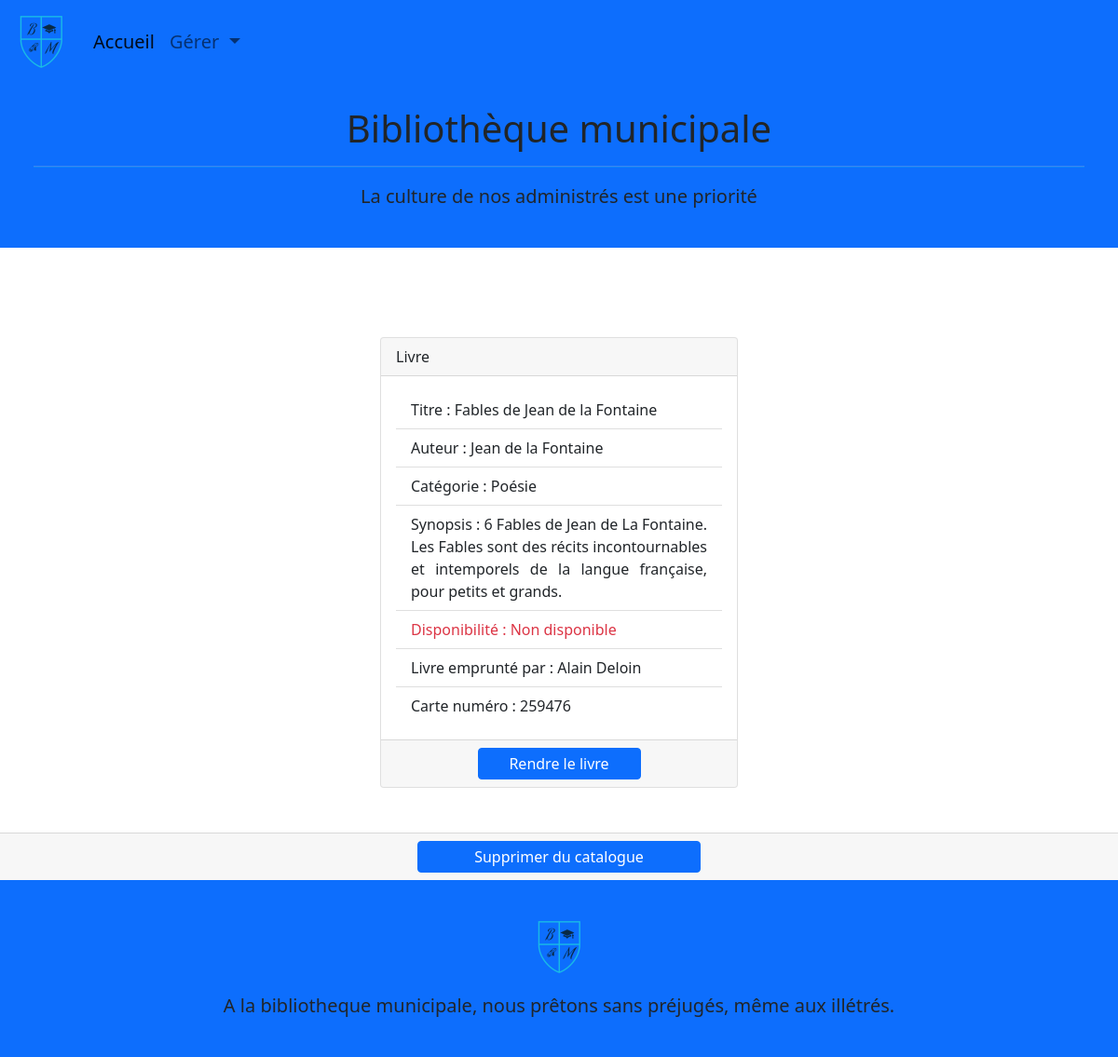
The page /singleBook.php?id=4 on the database its author committed.
### tables this page shows
CREATE TABLE Livre (
    id INT UNSIGNED NOT NULL AUTO_INCREMENT PRIMARY KEY,
    titre VARCHAR(100) NOT NULL,
    auteur VARCHAR(75) NOT NULL,
    categorie VARCHAR(50) NOT NULL,
    synopsis TEXT NOT NULL,
    statut BOOLEAN NOT NULL,
    lecteur_id INT UNSIGNED,
    CONSTRAINT fk_livre_lecteur
        FOREIGN KEY (lecteur_id)
        REFERENCES Lecteur(id)
);

CREATE TABLE Lecteur (
    id INT UNSIGNED NOT NULL AUTO_INCREMENT PRIMARY KEY,
    nom VARCHAR(50) NOT NULL,
    prenom VARCHAR(50) NOT NULL,
    carte_numero INT(6) NOT NULL
);

### singleBook.php (called while the page is built, shortened)
<?php
require "model/dataBase.php";
require "model/bookManager.php";
require "model/userManager.php";
$bookManager = new BookManager();
if(isset($_GET["id"]) && !empty($_GET["id"])) {
    $showBook = $bookManager->getBook($_GET["id"]);
    $userBook = $bookManager->getUserBook($_GET["id"]);
}
else {
    $error = "Vous n'avez pas correctement sélectionné le livre, essayez une nouvelle sélection.";
}
include "view/bookView.php";

### model/dataBase.php (called while the page is built, shortened)
<?php
abstract class DataBase {
    public static function bddConnect() {
        try {
            $db = new PDO("mysql:host=" . self::HOST .";dbname=" . self::NAME , self::LOGIN, self::PASSWORD);
            $db->setAttribute(PDO::ATTR_ERRMODE, PDO::ERRMODE_EXCEPTION);
            return $db;
        }
        catch(\Exception $error) {
            echo "Erreur de connexion à la base de donnée: " . $error->getMessage() . "<br/>";
            die();
        }
    }
}

### model/bookManager.php (called while the page is built, shortened)
<?php
require "model/entity/book.php";
class BookManager {
  private PDO $db;
  function __construct()
  {
    $this->db = DataBase::bddConnect();
  }
  public function getBook($id) {
    $query = $this->db->prepare("SELECT * FROM Livre WHERE id=:id");
    $query->execute([
      "id" => $id
  ]);
    $book = $query->fetch(PDO::FETCH_ASSOC);
    if ($book) {
      $book = new Book($book);
    }
    return $book;
  }
  public function getUserBook($id) {
    $query = $this->db->prepare(
      "SELECT Livre.*, Lecteur.*
      -- SELECT Livre.*, Lecteur.nom, Lecteur.prenom, CONVERT(Lecteur.carte_numero, int)
      FROM Livre
      LEFT JOIN Lecteur
      ON Livre.lecteur_id = Lecteur.id
      WHERE Livre.id = :id");
    $query->execute([
      "id" => $id
    ]);
    $data = $query->fetch(PDO::FETCH_ASSOC);
    if ($data) {
      $userBook = new User($data);
      return $userBook;
    }
  }
}

### model/entity/book.php (called while the page is built, shortened)
<?php
class Book {
    protected $titre;
    protected $auteur;
    protected $categorie;
    protected $synopsis;
    protected $statut;
    protected $lecteur_id;
    public function __construct(?array $data = null)
    {
        if($data) {
            foreach($data as $key => $value) {
                $setter= "set". ucfirst($key);
            }
        }
    }
    public function setTitre(string $titre) {
        $this->titre = $titre;
    }
    public function getTitre() : string {
        return $this->titre;
    }
    public function setAuteur(string $auteur) {
        $this->auteur = $auteur;
    }
    public function getAuteur() : string {
        return $this->auteur;
    }
    public function setCategorie(string $categorie) {
        $this->categorie = $categorie;
    }
    public function getCategorie() : string {
        return $this->categorie;
    }
    public function setSynopsis(string $synopsis) {
        $this->synopsis = $synopsis;
    }
    public function getSynopsis() : string {
        return $this->synopsis;
    }
    public function setStatut(bool $statut) {
        $this->statut = $statut;
    }
    public function getStatut() : bool {
        return $this->statut;
    }
    public function setLecteur_id($lecteur_id) {
        $this->lecteur_id = $lecteur_id;
    }
    public function getLecteur_id() {
        return $this->lecteur_id;
    }
}

### model/entity/user.php (called while the page is built, shortened)
<?php
class User {
    protected $nom;
    protected $prenom;
    protected $carte_numero;
    public function __construct(?array $data = null)
    {
        if($data) {
            foreach($data as $key => $value) {
                $setter= "set". ucfirst($key);
            }
        }
    }
    public function setNom(string $nom) {
        $this->nom = $nom;
    }
    public function getNom() : string {
        return $this->nom;
    }
    public function setPrenom(string $prenom) {
        $this->prenom = $prenom;
    }
    public function getPrenom() : string {
        return $this->prenom;
    }
    public function setCarte_numero($carte_numero) {
        $this->carte_numero = $carte_numero;
    }
    public function getCarte_numero() {
        return $this->carte_numero;
    }
}

### view/bookView.php (the view, shortened to what this page needs)
<?php include "view/template/header.php"; ?>
<div class="row">
    <?php if($showBook): ?>
        <div class="col-12 col-md-6 col-lg-4 my-5 m-auto">
                <div class="card h-100">
                    <div class="card-header">
                        Livre
                    </div>
                    <div class="card-body">
                        <ul class="list-group list-group-flush">
                            <li class="list-group-item"><?php echo "Titre : " . $showBook->getTitre() ; ?></li>
                            <li class="list-group-item"><?php echo "Auteur : " . $showBook->getAuteur() ; ?></li>
                            <li class="list-group-item"><?php echo "Catégorie : " . $showBook->getCategorie() ; ?></li>
                            <li class="text-justify list-group-item"><?php echo "Synopsis : " . $showBook->getSynopsis() ; ?></li>
                            <?php if (!$showBook->getStatut()) : ?>
                                <li class="list-group-item text-danger"><?php echo "Disponibilité : Non disponible"  ?></li>
                            <?php else : ?>
                                <li class="list-group-item text-success"><?php echo "Disponibilité : Disponible"  ?></li>
                            <?php endif; ?>
                            <?php if ($showBook->getLecteur_id()) : ?>
                            <li class="list-group-item"><?php echo "Livre emprunté par : " . $userBook->getPrenom() . " " . $userBook->getNom() ; ?></li>
                            <li class="list-group-item"><?php echo "Carte numéro : " . $userBook->getCarte_numero() ; ?></li>
                            <?php endif; ?>
                        </ul>
                    </div>
                    <div class="card-footer">
                        <div class="row justify-content-around">
                            <?php if (!$showBook->getStatut()) : ?>
                            <form class="row justify-content-around" method="POST" action="">
                                <input class="btn btn-primary col-6 p-1" name="return" type="submit" value="Rendre le livre">
                            </form>
                            <?php endif; ?>
                        </div>
                    </div>
                </div>
            </div>
            <div class="card-footer">
                <form class=" row justify-content-around" method="POST">
                    <input class="btn btn-primary col-3 p-1" name="delete" type="submit" value="Supprimer du catalogue">
                </form>
            </div>
            </div>
    <?php endif; ?>
<?php include "view/template/footer.php"; ?>

### assets/css/main.css (style rules this page uses)
html { color: #222; font-size: 1em; line-height: 1.4; }
.text-justify { text-align: justify; }

### rows shown on the page
livre: titre "Fables de Jean de la Fontaine", auteur "Jean de la Fontaine", categorie "Poésie", synopsis "6 Fables de Jean de La Fontaine. Les Fables sont des récits incontournables et intemporels de la langue française, pour petits et grands.", lecteur.prenom "Alain", lecteur.nom "Deloin", lecteur.carte_numero "259476"
